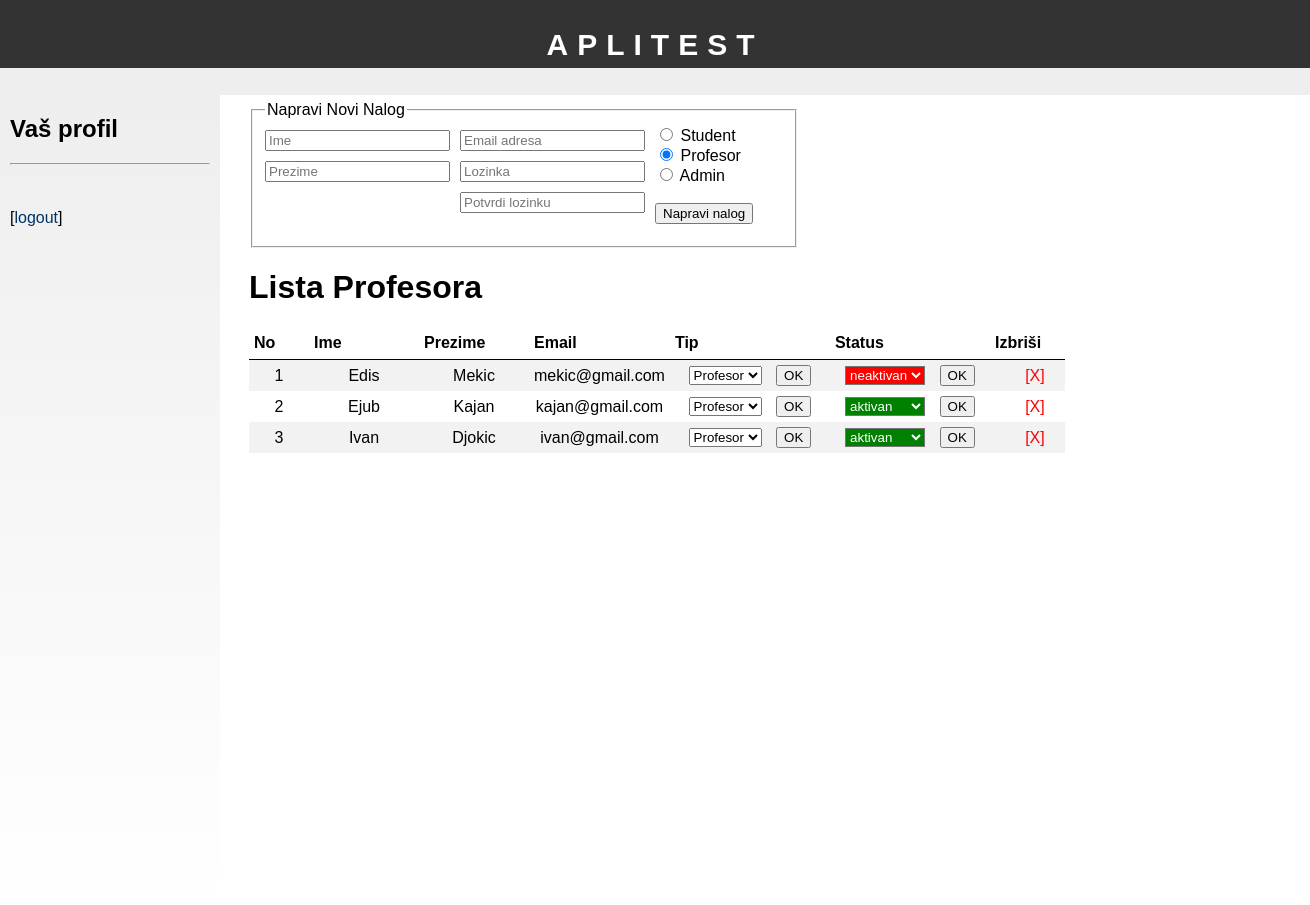
The page /admin_profesor.php on the database its author committed.
### tables this page shows
CREATE TABLE `profil` (
  `id` int(11) NOT NULL,
  `ime` varchar(40) NOT NULL,
  `prezime` varchar(40) NOT NULL,
  `br_indeksa` varchar(30) NOT NULL,
  `smer` int(11) NOT NULL,
  `email` varchar(50) NOT NULL,
  `lozinka` varchar(300) NOT NULL,
  `tip` enum('student','profesor','admin') NOT NULL,
  `status` enum('neaktivan','aktivan') NOT NULL
);

### admin_profesor.php (the view, shortened to what this page needs)
<?php
require("header.php");
include("register/admin_reg.php");
echo"
<h1>Lista Profesora</h1>
<table class='adminList'>
<tr>
	<th>No</th>
	<th>Ime</th>
	<th>Prezime</th>
	<th>Email</th>
	<th>Tip</th>
	<th>Status</th>
	<th>Izbriši</th>
</tr>
";
$sqlStud="SELECT * FROM profil WHERE tip='profesor' ORDER BY status";
$run_sqlStud= mysqli_query($con, $sqlStud);
$i=1;
while($row_stud = mysqli_fetch_array($run_sqlStud)){
	$id=$row_stud['id'];
	$ime=$row_stud['ime'];
	$prezime=$row_stud['prezime'];
	$email=$row_stud['email'];
	$status=$row_stud['status'];
	$tip=$row_stud['tip'];
	echo"
		<tr>
			<td>$i</td>
			<td>$ime</td>
			<td>$prezime</td>
			<td>$email</td>
			<form name='frmTip' method='post' action='promTip.php'>
			<td style='width:150px;'>
				<select name='tip'>
					<option value='student'>Student</option>
					<option value='profesor' selected>Profesor</option>
					<option value='admin'>Admin</option>
				</select>
				<input type='hidden' name='id' value='$id'>
				<input type='submit' name='promTip' value='OK'  style='margin-left:10px;'>
			</td>
			</form>
			<form name='frmStatus' method='post' action='promStatus.php'>
			<td  style='width:150px;'>
				";
				if($status=='neaktivan'){
					echo"
						<select style='background-color:red;color:white;' name='status'>
						 <option style='background-color:red;' value='neaktivan' selected>neaktivan</option>
						 <option style='background-color: green;' value='aktivan'>aktivan</option>
						</select>";
				}
				if($status=='aktivan'){
					echo"
						<select style='background-color: green; color:white;' name='status'>
						 <option style='background-color:red;'value='neaktivan'>neaktivan</option>
						 <option style='background-color: green;' value='aktivan' selected>aktivan</option>
						</select>";
				}
			echo"
				<input type='hidden' name='ids' value='$id'>
				<input type='submit' name='promStatus' value='OK'  style='margin-left:10px;'>
			</td>
			</form>
			<td style='padding-left:20px;'><a style='color:red; '  href='delStudent.php?id=$id&tip=$tip'>[X]</a></td>
		</tr>
	";
	$i++;
}
echo"
</table>
</form>";
require("footer.php");
?>

### css/style.css (style rules this page uses)
body { font-family: "trebuchet ms", verdana, sans-serif; width:100%; min-width:1300px; margin:0; }
a { color:#003366; text-decoration:none; }
.adminList,.testList { width:100%; border-collapse: collapse; }
.adminList tr:nth-child(even), .testList tr:nth-child(even) { background-color: #f2f2f2; }
.adminList th,.testList { padding-left:5px; height:30px; border-bottom:1px solid black; }
.adminList td:first-child { width:50px; }
.adminList td:last-child { width:50px; }
.adminList td { padding:5px; width:100px; height:10px; text-align:center; }
.adminList a { text-decoration:none; }

### rows shown on the page
profil: ime "Edis", prezime "Mekic", email "mekic@gmail.com"
profil: ime "Ejub", prezime "Kajan", email "kajan@gmail.com"
profil: ime "Ivan", prezime "Djokic", email "ivan@gmail.com"

### other values the page prints
$config_sitename "APLITEST"
